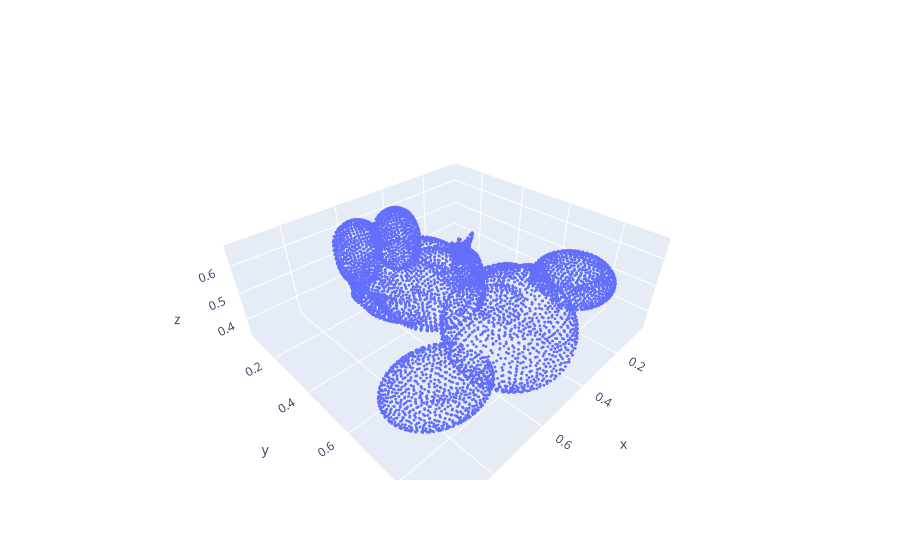

Notebook code for this chart:
### Markdown cell above
Достоинства:

* Просто хранить
* В таком виде данные получаются с устройств сканирования

Недостатки:
* Нет информации как точки связаны между собой
* Приближённое представление
* Для точного описание объекта нужно много точек

### Code cell
go.Figure(go.Scatter3d(x=example_model.vertices[:, 0], y=example_model.vertices[:, 1], z=example_model.vertices[:, 2], mode="markers", marker=dict(size=1)))

### Figure 1 — Plotly figure (JSON) as saved in the notebook; plotly's stock layout.template omitted (floating-point values rounded to 4 significant figures; data arrays with more than 128 entries replaced by an {"elided": "..."} marker saying what was removed)
{"data": [{"marker": {"size": 1}, "mode": "markers", "type": "scatter3d", "x": {"elided": "6669 float values"}, "y": {"elided": "6669 float values"}, "z": {"elided": "6669 float values"}}], "layout": {}}
